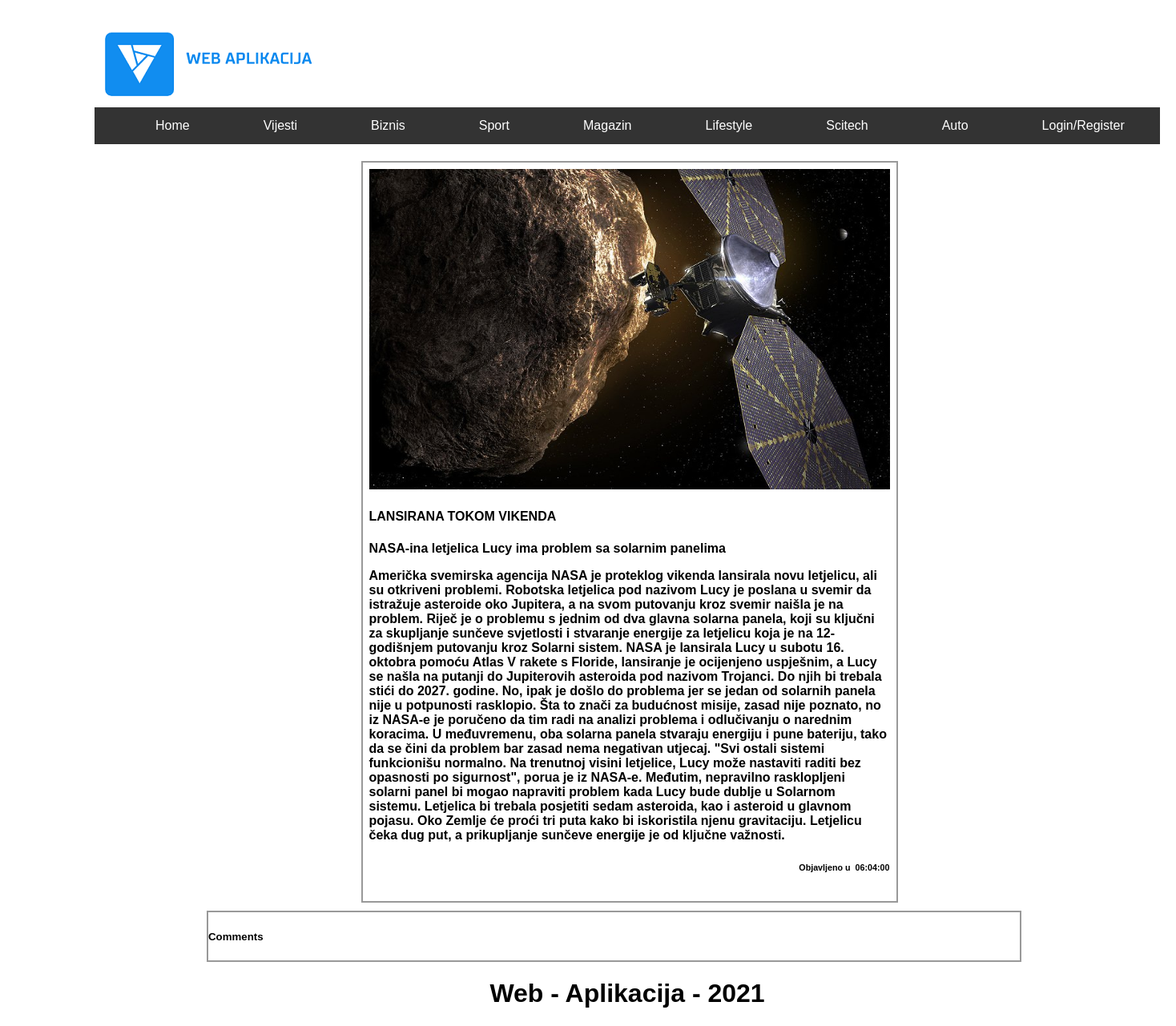
The page /news/NASA-ina-letjelica-Lucy-ima-problem-sa-solarnim-panelima.php on the database its author committed.
### tables this page shows
CREATE TABLE `news` (
  `id` int(11) NOT NULL,
  `category` varchar(45) DEFAULT NULL,
  `title` varchar(1000) DEFAULT NULL,
  `description` varchar(1000) DEFAULT NULL,
  `descriptionlnk` varchar(1400) NOT NULL,
  `content` varchar(10000) DEFAULT NULL,
  `time_publish` time NOT NULL,
  `postedby` varchar(66) NOT NULL,
  `image` varchar(255) NOT NULL
);

### news/NASA-ina-letjelica-Lucy-ima-problem-sa-solarnim-panelima.php (the view, shortened to what this page needs)
<!DOCTYPE html>
<html>
<head>
<link rel="stylesheet" type="text/css" href="../css/style.css">
</head>
<body>
<div class="header">
<img src="../images/4.png">
<ul>
<li><a class="active" href="../index.php">Home</a></li>
  <li><a href="../vijesti.php">Vijesti</a></li>
  <li><a href="../biznis.php">Biznis</a></li>
  <li><a href="../sport.php">Sport</a></li>
  <li><a href="../magazin.php">Magazin</a></li>
  <li><a href="../lifestyle.php">Lifestyle</a></li>
  <li><a href="../scitech.php">Scitech</a></li>
  <li><a href="../auto.php">Auto</a></li>
  <?php
if (isset($_SESSION['username'])) {
	  $username = $_SESSION['username'];
echo '<li><a href="../users/logout.php">Logout</a></li>';
}
else{
  echo '<li><a href="../users/login.php">Login/Register</a></li>';
}
?>
</ul>
  </div>
<div class="container" style="margin: auto;width: 50%;">
      <div class="row">
	  <?php require "../users/connection.php";
			$file = basename($_SERVER['PHP_SELF']);
			$info = pathinfo($file);
			$file_name =  basename($file,'.'.$info['extension']);
            $upit = "SELECT * FROM news WHERE descriptionlnk = '$file_name'";
			$conn = Database::getConnection();
            $q = $conn->query($upit);
            $red = mysqli_fetch_assoc($q);
            echo
            '<div class="column" style="width:650px; max-height: auto;">
              <img src="../images/' .$red['image'].'" alt="" style="width:100%; height: 400px;">
              <div id="text-block-small">
                 <h4>'. $red['title'] .'</h4>
                  <p>' . $red['description'] . '</p>
				  <p>' . $red['content'] .' </p>
				  <h6><p style="text-align:right;  ">Objavljeno u &nbsp' . $red['time_publish'] . '</p></h6>'
				  ?>
              </div>
            </div>
      </div>
</div>
<div class="section" style="width:1013px; margin-left:150px;">
						<h5>Comments</h5>
                </div>
<div id="footer">
<h1 style="text-align:center">Web - Aplikacija - 2021</h1>
  </div>
</body>
</html>

### css/style.css (style rules this page uses)
body { position: absolute; left: 100px; width: auto; height: auto; font-family: Arial, Helvetica, sans-serif; }
a { text-decoration: none; }
p { font-family: Verdana, Geneva, Tahoma, sans-serif; font-weight: bold; }
.header { width: 1330px; overflow: hidden; padding: 20px 10px; margin-bottom: 1px; }
.container { top: 190px; }
ul { list-style-type: none; margin: 0; padding: 0; overflow: hidden; background-color: #333; }
li { float: left; margin-left: 60px; }
li a { display: block; color: white; text-align: center; padding: 14px 16px; text-decoration: none; }
.column { margin-left: 5px; float: left; width: 33.33%; padding: 8px 8px 12px 8px; border: 2px solid #999; }
.row::after { content: ""; clear: both; display: table; border-bottom: 10px solid; }
.section { border: 2px solid #999; }

### rows shown on the page
news: image (picture), title "LANSIRANA TOKOM VIKENDA", description "NASA-ina letjelica Lucy ima problem sa solarnim panelima", content "Američka svemirska agencija NASA je proteklog vikenda lansirala novu letjelicu, ali su otkriveni problemi. Robotska letjelica pod nazivom Lucy je poslana u svemir da istražuje asteroide oko Jupitera, a na svom putovanju kroz svemir naišla je na problem. Riječ je o problemu s jednim od dva glavna solarna panela, koji su ključni za skupljanje sunčeve svjetlosti i stvaranje energije za letjelicu koja je na 12-godišnjem putovanju kroz Solarni sistem. NASA je lansirala Lucy u subotu 16. oktobra pomoću Atlas V rakete s Floride, lansiranje je ocijenjeno uspješnim, a Lucy se našla na putanji do Jupiterovih asteroida pod nazivom Trojanci. Do njih bi trebala stići do 2027. godine. No, ipak je došlo…", time_publish "06:04:00"
